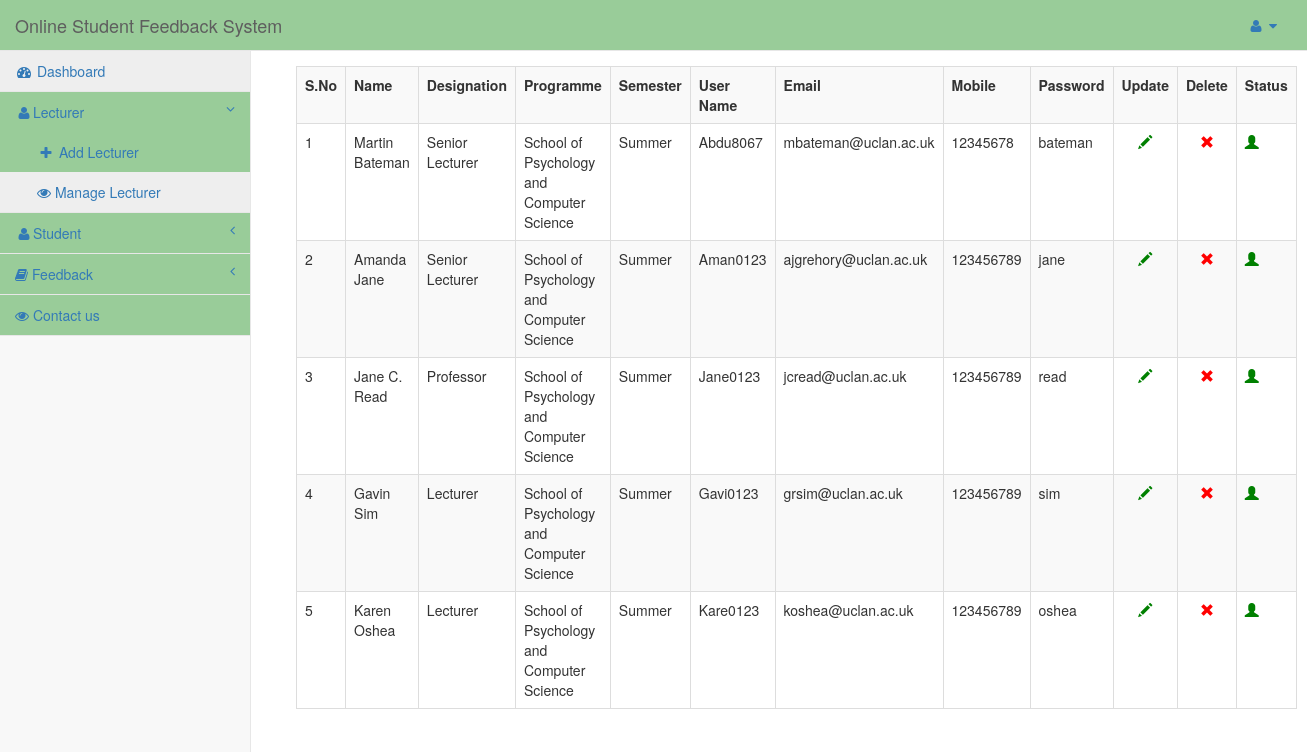
The app's page /admin/dashboard.php?info=show_faculty (signed in) with its own data.
### tables this page shows
CREATE TABLE `faculty` (
  `id` int(11) NOT NULL,
  `user_alias` varchar(30) NOT NULL,
  `Name` varchar(30) NOT NULL,
  `designation` varchar(100) NOT NULL,
  `programme` varchar(50) NOT NULL,
  `semester` varchar(10) NOT NULL,
  `email` varchar(255) NOT NULL,
  `password` varchar(75) NOT NULL,
  `mobile` bigint(20) NOT NULL,
  `date` datetime NOT NULL,
  `status` int(11) NOT NULL
);

### admin/show_faculty.php (the view, shortened to what this page needs)
<?php
	echo "<table class='table table-responsive table-bordered table-striped table-hover' style=margin:15px;>";
	echo "<tr>";
	echo "<th>S.No</th>";
	echo "<th>Name</th>";
	echo "<th>Designation</th>";
	echo "<th>Programme</th>";
	echo "<th>Semester</th>";
	echo "<th>User Name</th>";
	echo "<th>Email</th>";
	echo "<th>Mobile</th>";
	echo "<th>Password</th>";
	echo "<th>Update</th>";
	echo "<th>Delete</th>";
	echo "<th>Status</th>";
	echo "</tr>";
	$i=1;
	$que=mysqli_query($conn,"select * from faculty");
	while($row=mysqli_fetch_array($que))
	{
		echo "<tr>";
		echo "<td>".$i."</td>";
		echo "<td>".$row['Name']."</td>";
		echo "<td>".$row['designation']."</td>";
		echo "<td>".$row['programme']."</td>";
		echo "<td>".$row['semester']."</td>";
		echo "<td>".$row['user_alias']."</td>";
		echo "<td>".$row['email']."</td>";
		echo "<td>".$row['mobile']."</td>";
		echo "<td>".$row['password']."</td>";
		echo "<td class='text-center'><a href='dashboard.php?id=$row[id]&info=edit_faculty'><span class='glyphicon glyphicon-pencil'style=color:green;></span></a></td>";
		echo "<td class='text-center'><a href='#' onclick='deletes($row[id])'><span class='glyphicon glyphicon-remove' style=color:red;></span></a></td>";
		if($row['status'])
		{
		echo "<td><a href='update_status.php?user_id=".$row['id']."&status=".$row['status']."'><span class='glyphicon glyphicon-user' style=color:red;></span></a></td>";
		}
		else
		{
		echo "<td><a href='update_status.php?user_id=".$row['id']."&status=".$row['status']."'><span class='glyphicon glyphicon-user' style=color:green;></span></a></td>";
		}
		echo "</tr>";
		$i++;
	}
?>

### css/sb-admin-2.css (style rules this page uses)
body { background-color: #f8f8f8; }

### records on screen
faculty: Name "Martin Bateman", designation "Senior Lecturer", programme "School of Psychology and Computer Science", semester "Summer", user_alias "Abdu8067", email "mbateman@uclan.ac.uk", mobile "12345678", password "bateman"
faculty: Name "Amanda Jane", designation "Senior Lecturer", programme "School of Psychology and Computer Science", semester "Summer", user_alias "Aman0123", email "ajgrehory@uclan.ac.uk", mobile "123456789", password "jane"
faculty: Name "Jane C. Read", designation "Professor", programme "School of Psychology and Computer Science", semester "Summer", user_alias "Jane0123", email "jcread@uclan.ac.uk", mobile "123456789", password "read"
faculty: Name "Gavin Sim", designation "Lecturer", programme "School of Psychology and Computer Science", semester "Summer", user_alias "Gavi0123", email "grsim@uclan.ac.uk", mobile "123456789", password "sim"
faculty: Name "Karen Oshea", designation "Lecturer", programme "School of Psychology and Computer Science", semester "Summer", user_alias "Kare0123", email "koshea@uclan.ac.uk", mobile "123456789", password "oshea"
